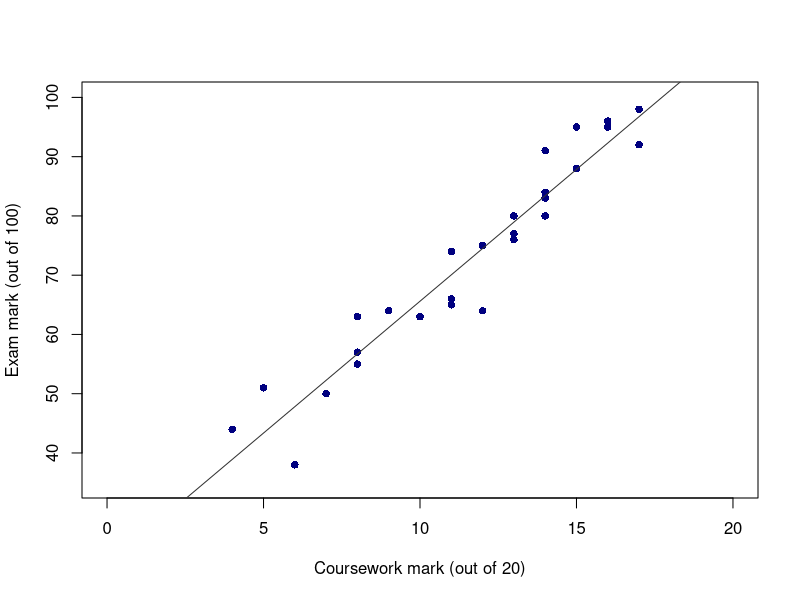
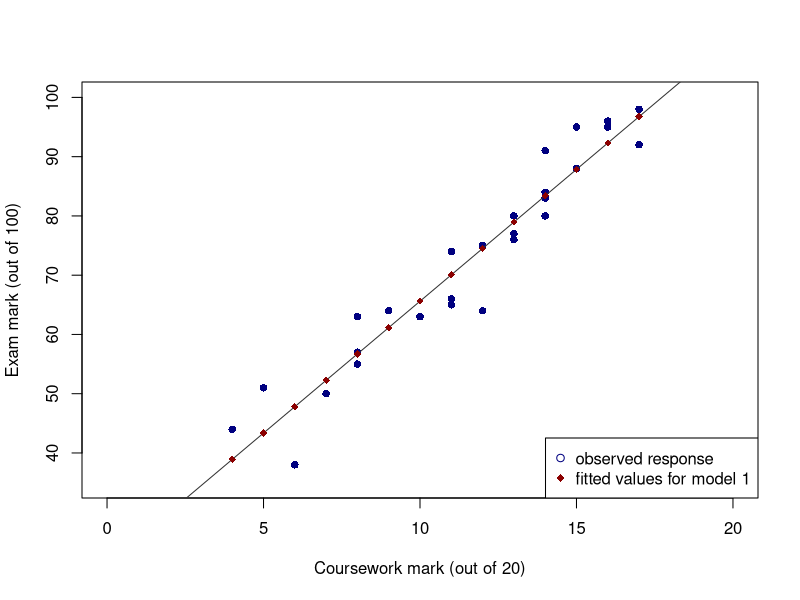
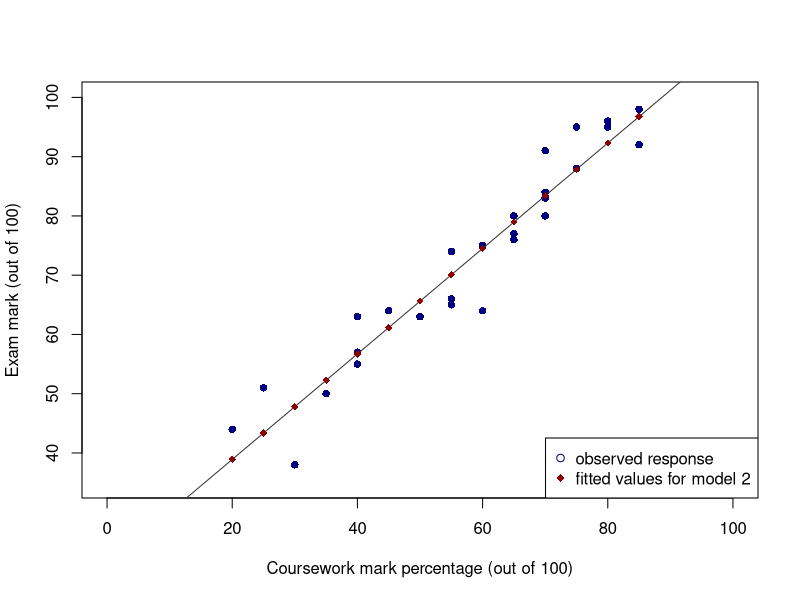

These figures' R source, in order:
## ---- chunk 1
require(knitr)
pdf_doc <- knitr::is_latex_output()
if (pdf_doc) {opts_chunk$set(echo=FALSE, fig.dim = c(4.5, 4), fig.align="center")} 
## ---- chunk 2
# Data
Exam <- read.csv("Exam.csv")
## ---- chunk 3
# Add code here to produce a scatterplot of the data
plot(ex ~ cw, xlab="Coursework mark (out of 20)", ylab="Exam mark (out of 100)", xlim=c(0,20), ylim=c(35,100), col="navy", pch=16, data=Exam)
# Fit a linear model of ex on cw
model1 <- lm(ex ~ cw, data = Exam)
coef(model1)
# Add the fitted regression line to the plot
abline(model1, col="gray20")


predict(model1, newdata = list(cw = 10))
## ---- chunk 4
# Scatterplot illustrating original parameterisation
plot(ex ~ cw, xlab="Coursework mark (out of 20)", ylab="Exam mark (out of 100)", xlim=c(0,20), ylim=c(35,100), col="navy", pch=16, data=Exam)

abline(model1, col="gray20")
exam1.fit <- fitted(model1)
points(exam1.fit ~ cw, col="darkred", pch=18, data=Exam)
legend("bottomright", c("observed response", "fitted values for model 1"), pch=c(1, 18), col=c("navy", "darkred"))
    

# Scatterplot illustrating new parameterisation
Exam$cwp=Exam$cw*100/20
model2=lm(ex~cwp,data=Exam)
plot(ex ~ cwp, xlab="Coursework mark percentage (out of 100)", ylab="Exam mark (out of 100)", xlim=c(0,100), ylim=c(35,100), col="navy", pch=16, data=Exam)

abline(model2, col="gray20")
exam2.fit <- fitted(model2)
points(exam2.fit ~ cwp, col="darkred", pch=18, data=Exam)
legend("bottomright", c("observed response", "fitted values for model 2"), pch=c(1, 18), col=c("navy", "darkred"))

coefficients(model2)
